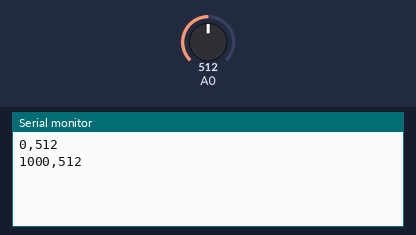
Recording of a sketch running on a simulated Arduino Uno, built with avr-gcc and run on an emulated ATmega328P. Parts: the last lines printed to the serial monitor. The test bench sets the inputs (shaded band); at power-on: A0 = 512.

Above: at 1.8 s.
1.9 s: A0 set to 716
At 2.3 s:
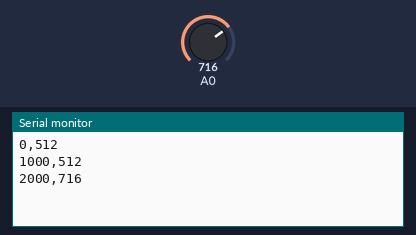
3.4 s: A0 set to 900
At 4.8 s:
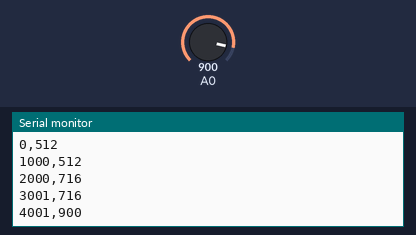
Timing chart, 0 to 6.4 s (numbered marks = the images above; inputs shaded):
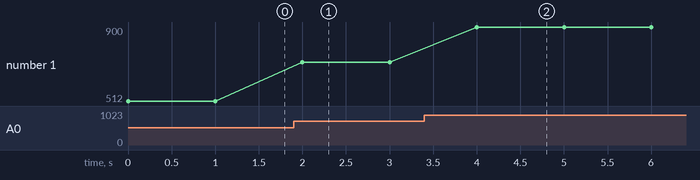

The sketch:

arduino_lab_2.ino
```cpp
void setup() {
  Serial.begin(9600);
}

void loop() {
  int sensorValue = analogRead(A0);
  Serial.print(millis());
  Serial.print(',');
  Serial.println(sensorValue);
  delay(1000);
}
```

Measured:
- after the input at 1.9 s, the serial monitor: prints a new line after 0.10 s (image 1)
- after the input at 3.4 s, the serial monitor: prints a new line after 0.60 s (image 2)
- plotted number 1: 512 → 716 after the input at 1.9 s, 716 → 900 after the input at 3.4 s
